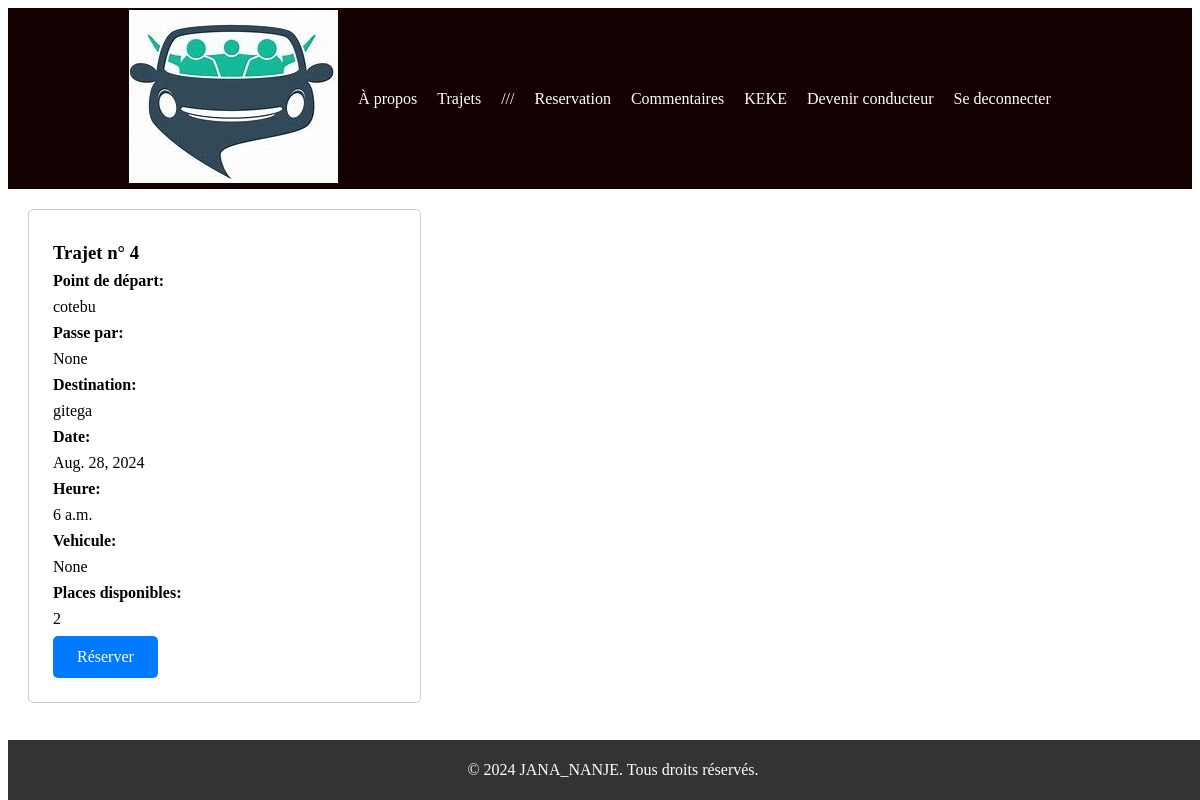
/trajet/ (signed in), run on the app's committed database.
### covoiturage/models.py (models this page shows, shortened)
class Trajet(models.Model):
    point_depart = models.CharField(max_length=255)
    passe_par = models.CharField(max_length=255,null=True)
    destination = models.CharField(max_length=255)
    heure_depart = models.TimeField(editable=True, null=True)
    places_disponibles = models.IntegerField()
    date = models.DateField(editable=True, null=True)
    user = models.ForeignKey(User, on_delete=models.CASCADE, null=True, editable=False)
    vehicule = models.ForeignKey(Vehicule, on_delete=models.CASCADE, null=True, editable=False)
    status = models.CharField(max_length=20, default=('completed', 'Terminé'),choices=[('ongoing', 'En cours'), ('completed', 'Terminé')])

### Stage/views.py (the view)
# urls.py: path('trajet/', views.trajets, name='trajet'),
@login_required(login_url='/login/')
def trajets(request):
    now = datetime.now()
    trajets = Trajet.objects.filter(date__gte=now, places_disponibles__gt=0)
    context = {'trajets': trajets}
    return render(request, 'trajet.html', context)

### templates/trajet.html
{% extends 'index.html' %}
{% block section %}
{% load static %}
<link rel="stylesheet" type="text/css" href="{% static 'trajet.css' %}" >
<div class="trajet-list">
    {% for trajet in trajets %}
    <section class="trajet-item {% if trajet.is_done %}done{% endif %}">
        <section class="trajet-info">
            <h1>Trajet n° {{ trajet.id }}</h1>
            <h4>Point de départ:</h4><p>{{ trajet.point_depart }}</p>
            <h4>Passe par:</h4><p>{{ trajet.passe_par }}</p>
            <h4>Destination:</h4><p>{{ trajet.destination }}</p>
            <h4>Date:</h4><p>{{ trajet.date }}</p>
            <h4>Heure:</h4><p>{{ trajet.heure_depart }}</p>
            <h4>Vehicule:</h4><p>{{ trajet.vehicule }}</p>
            <h4>Places disponibles:</h4><p>{{ trajet.places_disponibles }}</p>
            {% if request.user == trajet.user %}
            <div class="modifier-btn-container">
                <a href="{% url 'modifierT' trajet.id %}" class="cta-button">Modifier</a>
                <a href="{% url 'deleteT' trajet.id %}" class="cta-button" id="delete-button">Supprimer</a>
            </div>
            {% else %}
            <a href="{% url 'reservation' %}" class="cta-button">Réserver</a>
            {% endif %}
        </section>
    </section>
    {% endfor %}
</div>
{% endblock section %}

### templates/index.html (shortened to what this page needs)
{% load static %}
<!DOCTYPE html>
<html>
<head>
    <link rel="stylesheet" type="text/css" href="{% static 'styles.css' %}" >
</head>
<body>
    <div class="wrapper">
        <header>
            <nav class="nav">
                <div class="logo">
                    <img src="{% static 'logo1.1.jpeg' %}" alt="Covoiturage">
                </div>
                <ul class="nav-links">
                    <li><a href="/">À propos</a></li>
                    <li><a href='/trajet'>Trajets</a></li>
                    {% if user.is_anonymous %}
                        <li><a href="/register">Creer un compte</a></li>
                        <li><a href="/login">Se connecter</a></li>
                     {% else %}
                        <li>///</li>
                        <li><a href="/reservation">Reservation</a></li>
                        <li><a href='/comments'>Commentaires</a></li>
                        <li>{{ user.username | upper }}</li>
                        <li><a href="{% url 'verify' %}">Devenir conducteur</a></li>
                        <li><a href="/logout">Se deconnecter</a></li>
                    {% endif %}
                </ul>
            </nav>
        </header>
        <div class="content-wrapper">
            {% block section %}{% endblock %}
        </div>
        <footer>
            <p>&copy; 2024 JANA_NANJE. Tous droits réservés.</p>
        </footer>
    </div>
</body>
</html>

### static/styles.css (style rules this page uses)
:root { --primary-color: #11f8ce; --secondary-color: #2980B9; --text-color: #333333; --background-color: #F2F2F2 }
.wrapper { display: flex; flex-direction: column; }
.nav { background-color: #140101; color: #fff; padding: 2px; display: flex; justify-content: center; position: sticky; top: 0; z-index: 1000; }
.nav .logo { margin-right: 20px; }
.nav .nav-links { list-style-type: none; display: flex; align-items: center; padding: 0; }
.nav .nav-links li { margin-right: 20px; }
.nav .nav-links a { color: #fff; text-decoration: none; transition: color 0.3s ease; }
.content-wrapper { flex-grow: 1; padding: 20px; }
.cta-button, .contact-button { display: inline-block; color: #fff; background: var(--secondary-color); text-decoration: none; padding: 10px 20px; border-radius: 5px; transition: background-color 0.3s ease; }
footer { background-color: #333; color: #fff; text-align: center; padding: 5px; position: fixed; bottom: 0; width: 100%; }

### static/trajet.css (style rules this page uses)
.trajet-list { display: flex; flex-wrap: wrap; justify-content: space-between; }
.trajet-item { flex-basis: 30%; margin-bottom: 2rem; padding: 1.5rem; border: 1px solid #ccc; border-radius: 5px; display: flex; flex-direction: column; justify-content: space-between; }
.trajet-info h1, .trajet-info h4 { margin: 0.5rem 0; }
.trajet-info p { margin: 0.5rem 0; }
.cta-button { align-self: flex-end; padding: 0.75rem 1.5rem; background-color: #007bff; color: white; border: none; border-radius: 5px; cursor: pointer; }

### data on the page
Trajet: id "4", point_depart "cotebu", passe_par "None", destination "gitega", date "Aug. 28, 2024", heure_depart "6 a.m.", vehicule "None", places_disponibles "2", shows "Réserver"

### other printed values
{{ user.username | upper }} "KEKE"
